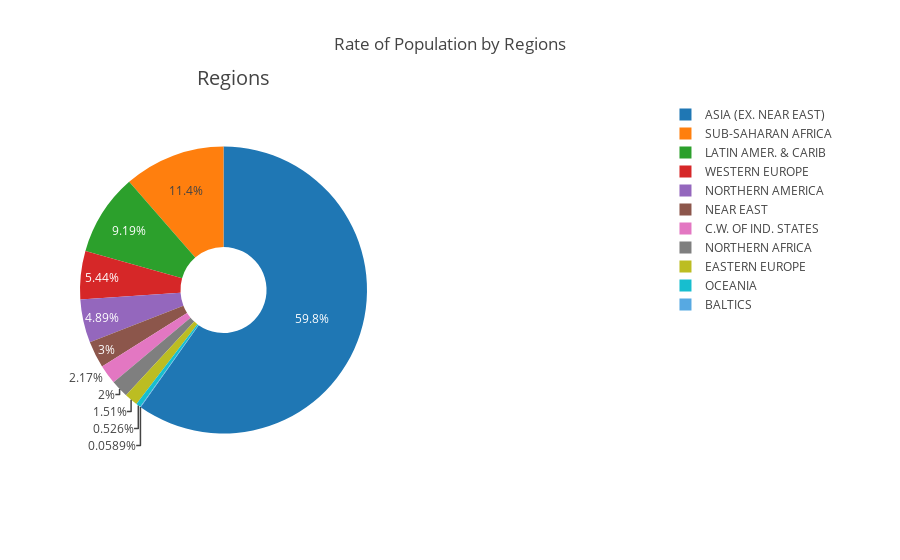

Source (notebook cell):
### Code cell
fig = {
  "data": [
    {
      "values": data.groupby("Region")["Population"].sum().values,
      "labels": data.groupby("Region")["Population"].sum().index,
      "domain": {"x": [0, .5]},
      "name": "Population Rate",
      "hoverinfo":"label+percent+name",
      "hole": .3,
      "type": "pie"
    },],
  "layout": {
        "title":"Rate of Population by Regions",
        "annotations": [
            { "font": { "size": 20},
              "showarrow": False,
              "text": "Regions",
                "x": 0.20,
                "y": 1.1
            },
        ]
    }
}
iplot(fig)

### Figure 1 — Plotly figure (JSON) as saved in the notebook; plotly's stock layout.template omitted (floating-point values rounded to 4 significant figures)
{"data": [{"domain": {"x": [0, 0.5]}, "hole": 0.3, "hoverinfo": "label+percent+name", "labels": ["ASIA (EX. NEAR EAST)         ", "BALTICS                            ", "C.W. OF IND. STATES ", "EASTERN EUROPE                     ", "LATIN AMER. & CARIB    ", "NEAR EAST                          ", "NORTHERN AFRICA                    ", "NORTHERN AMERICA                   ", "OCEANIA                            ", "SUB-SAHARAN AFRICA                 ", "WESTERN EUROPE                     "], "name": "Population Rate", "type": "pie", "uid": "17d23c59-f5e7-4e7f-9823-71a65e97b02a", "values": [3650854813, 3599068, 132721302, 92024232, 561332863, 183418548, 121992112, 298444215, 32100010, 697125124, 331947564]}], "layout": {"annotations": [{"font": {"size": 20}, "showarrow": false, "text": "Regions", "x": 0.2, "y": 1.1}], "title": {"text": "Rate of Population by Regions"}}}
